Frame 1 (no input): blank canvas, image omitted
Frame 60 (no input): blank canvas, image omitted
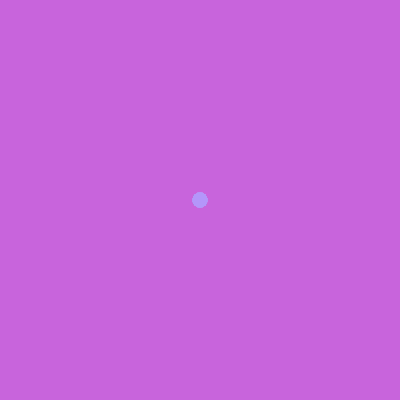
Frame 120 (the mouse pressed at the canvas centre since frame 60)

The p5.js sketch whose frames 1 and 60 were blank and that drew this single picture after the mouse press (run headless with seeded random() and noise() and a simulated clock; from frame 60 on, the mouse is pressed at the canvas centre):

// p5.js sketch
// ── sketch.js
function setup() {
    createCanvas(400, 400);
//background
    background(200, 100, 220);
}

function draw() {
    noStroke();
    fill(180, 150, 250);
    ellipse(mouseX, mouseY, 15, 15);
}
function mousePressed() {
    background(200, 100, 220);
}
